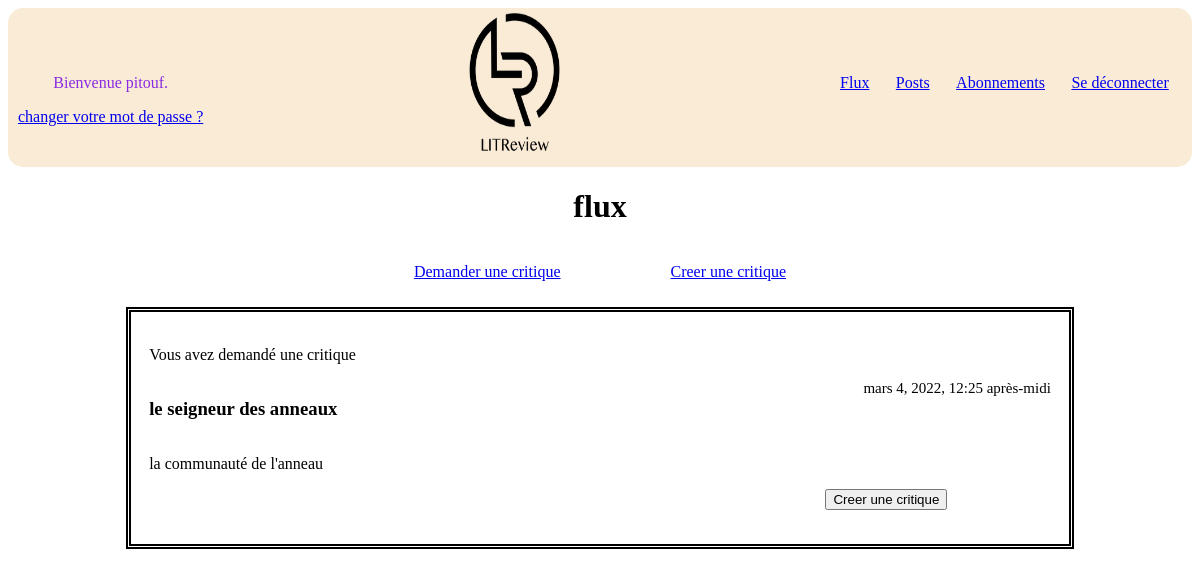
Screenshot of /home/ (signed in) with the database file from the repository.
### core/models.py (models this page shows)
class CustomUser(AbstractUser):
    pass

### ticketing/models.py (models this page shows)
class Ticket(models.Model):
    title = models.fields.CharField(max_length=128)
    description = models.fields.TextField(max_length=2048, blank=True)
    user = models.ForeignKey(
        to=settings.AUTH_USER_MODEL,
        on_delete=models.CASCADE)
    image = models.ImageField(null=True, blank=True)
    time_created = models.fields.DateTimeField(auto_now_add=True)
    @property
    def has_review(self):
        try:
            Review.objects.get(ticket__pk=self.id)
        except Review.DoesNotExist:
            return False
        return True
    @property
    def type(self):
        return "ticket"

### core/views.py (the view)
# urls.py: 2. Add a URL to urlpatterns:  path('', views.home, name='home')
@login_required
def home(request):
    users_followed = utils.get_user_followed_users(request.user)
    tickets = models.Ticket.objects.filter(Q(user_id__in=users_followed) | Q(user=request.user))
    tickets_id = [ticket.id for ticket in tickets]
    reviews = models.Review.objects.filter(Q(user_id__in=users_followed) |
                                           Q(user=request.user) |
                                           Q(ticket_id__in=tickets_id))
    posts = list(tickets) + list(reviews)
    posts.sort(key=lambda x: x.time_created, reverse=True)
    context = {
        'posts': posts}
    return render(request, 'core/home.html', context)

### following/utils.py (called while the page is built)
def get_user_followed_users(user):
    users_follows = models.UserFollows.objects.filter(user_id=user.id)
    return [user_follow.followed_user for user_follow in users_follows]

### core/templates/core/home.html (shortened to what this page needs)
{% extends 'base.html' %}
{% block content %}
    <h1>flux</h1>
    <div class="create">
        <p><a href="{% url 'create-ticket' %}">Demander une critique</a></p>
        <p><a href="{% url 'create-ticket-and-review' %}">Creer une critique</a></p>
    </div>
    {% for post in posts %}
        {% if post.type == "ticket" %}
            <div class= "post">
                {% if user == post.user %}
                    <p> Vous avez demandé une critique</p>
                {% else %}
                    <p>{{post.user }} a demandé une critique</p>
                {% endif %}
                {% include "ticket.html" %}
                {% if not post.has_review %}
                    <form method="POST" action="{% url 'create-review'  post.id%}">
                        <button class="envoyer" type='submit'>Creer une critique</button>
                    </form>
                {% endif %}
            </div>
        {% elif post.type == "review" %}
            <div class = "post">
                {% include "review.html" %}
            </div>
        {% endif %}
    {% endfor %}
{% endblock content %}

### templates/base.html (shortened to what this page needs)
{% load static %}
<html>
    <head>
        <link rel="stylesheet" href="{% static 'css/style.css' %}">
    </head>
    <body>
        <nav class="conteneur_nav">
            <img id="logo" src="{% static 'LitReview/logo.png' %}" alt="logo LitReview" width="100px" height="150px">
            <div class="bienvenue">
                {% if user.is_authenticated %}
                    <p>Bienvenue {{ request.user }}.</p>
                    <p><a href="{% url 'password_change' %}">changer votre mot de passe ?</a></p>
            </div>
            <div class="nav">
                <p><a href="{% url 'home' %}">Flux</a></p>
                <p><a href="{% url 'posts' %}">Posts</a></p>
                <p><a href="{% url 'subcription' %}">Abonnements</a></p>
                <p><a href="{% url 'logout' %}">Se déconnecter</a></p>
            </div>
            {% endif %}
        </nav>
        <div class="main">
            {% block content %}{% endblock content %}
        </div>
    </body>
</html>

### templates/ticket.html (shortened to what this page needs)
<div class="en_tete">
    <h3>{{ post.title}}</h2>
    <span>{{ post.time_created }}</span>
</div>
<p>{{ post.description }}</p>

### static/css/style.css (style rules this page uses)
body { display: flex; flex-direction: column; }
h1 { text-align: center; }
.envoyer { margin: 0 0 5 75%; display: flex; }
.en_tete { display: flex; justify-content: space-between; }
span { font-size: 15px; font-weight: normal; }
.main { display: flex; flex-direction: column; }
.conteneur_nav { background-color: antiquewhite; color: blueviolet; display: flex; flex-direction: row; justify-content: space-between; border-radius: 15px; }
.nav { display: flex; width: 30%; justify-content: space-around; order:3; padding: 50 10 25; }
.bienvenue { order: 1; padding: 50 10 25; text-align: center; }
#logo { order: 2 }
.create { text-align: center; display: flex; flex-direction: row; justify-content: space-evenly; align-content: space-around; margin: 0 25%; }
.post { border:5px double black; margin: 10 10%; color: black; padding: 1.5%; }

### rows the page displays
CustomUser: user "pitouf"
Ticket: shows "Vous avez demandé une critique", title "le seigneur des anneaux", time_created "mars 4, 2022, 12:25 après-midi", description "la communauté de l'anneau", shows "Creer une critique"
